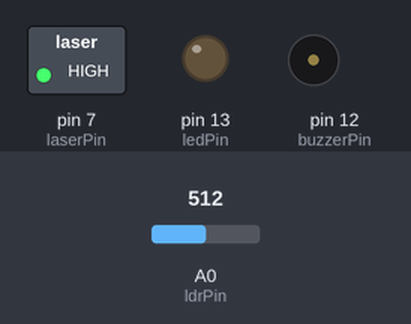
Recording of a sketch running on a simulated Arduino Uno, built with avr-gcc and run on an emulated ATmega328P. Shown: switched loads named in the sketch (green lamp = pin HIGH), output pins drawn as LEDs (lit = HIGH), buzzer (waves = sounding). Dashed ring = blinking. The test bench sets the inputs (shaded band); at power-on: A0 (ldrPin) = 512. Pins used as bus, display or sensor lines are not drawn.

Above: at 6.27 s.
6.3 s: A0 (ldrPin) set to 481
At 11.8 s:
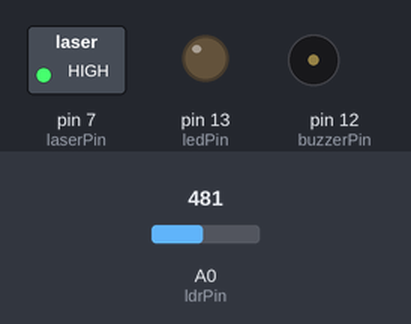
12.7 s: A0 (ldrPin) set to 510
At 12.89 s:
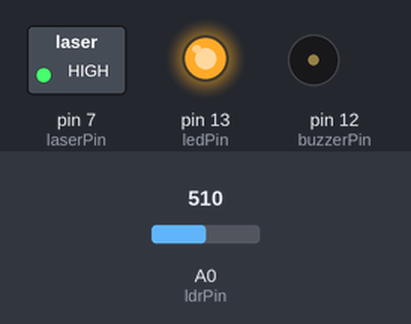
24.2 s: A0 (ldrPin) set to 490
At 24.63 s:
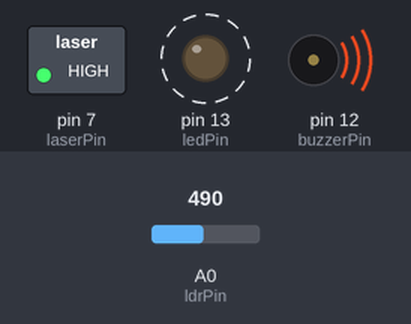
30.6 s: A0 (ldrPin) set to 511
At 30.79 s:
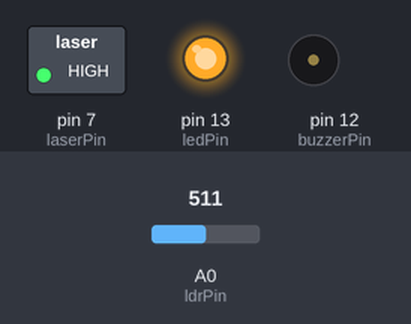
Timing chart, 0 to 38.0 s (numbered marks = the images above; inputs shaded):
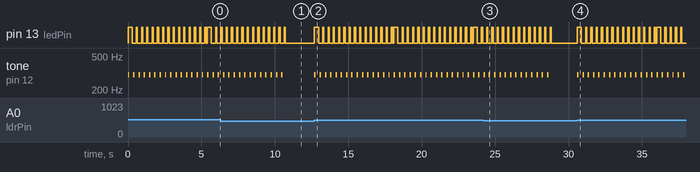

Measured:
- the behaviour switches between 500 and 499 on A0 (ldrPin) (found by bisection; images 0 and 1)
- after the input at 6.3 s, pin 13 (ledPin): goes on until 10.7 s, then stays LOW; tone on pin 12 (buzzerPin): goes on until 10.5 s, then stays silent
- after the input at 12.7 s, pin 13 (ledPin): LOW → HIGH at once, then moves between LOW and HIGH, repeating every 5.4 s; tone on pin 12 (buzzerPin): alternates 300 Hz for 0.10 s and silent for 0.26 s, starting at once
- after the input at 24.2 s, pin 13 (ledPin): goes on until 28.8 s, then stays LOW; tone on pin 12 (buzzerPin): goes on until 28.6 s, then stays silent
- after the input at 30.6 s, pin 13 (ledPin): goes HIGH 0.28 s, 14 × (LOW 0.28 s, HIGH 0.08 s), LOW 0.08 s, HIGH 0.28 s, 4 × (LOW 0.28 s, HIGH 0.08 s), then LOW, starting at once; tone on pin 12 (buzzerPin): alternates 300 Hz for 0.10 s and silent for 0.26 s, starting at once
- by itself, tone on pin 12 (buzzerPin): alternates 300 Hz for 0.10 s and silent for 0.26 s

The sketch:

Laser_Security_alarm_with_arduino_code.ino
```cpp
// Define the pins used for the LED, buzzer, LDR and laser module
const int ledPin = 13;
const int buzzerPin = 12;
const int ldrPin = A0;
const int laserPin = 7;

void setup () {
  // Initialize serial communication at 9600 baud rate
  Serial.begin(9600);

  // Set the pin modes for the LED, buzzer, LDR and laser module
  pinMode(ledPin, OUTPUT);
  pinMode(buzzerPin, OUTPUT);
  pinMode(ldrPin, INPUT);
  pinMode( laserPin , OUTPUT);

  // Turn on the laser module
  digitalWrite( laserPin , HIGH);
}

void loop() {
  // Read the status of the LDR
  int ldrStatus = analogRead(ldrPin);

  // If LDR status is above 500 (i.e. it's bright), activate the alarm
  if (ldrStatus >= 500) {
    // Turn on the LED
    digitalWrite(ledPin, HIGH);

    // Play the alarm sound and blink the LED
    for (int i = 0; i < 15; i++) {
      // Turn on the buzzer and play a tone at 300Hz
      digitalWrite(buzzerPin, HIGH);
      tone(buzzerPin, 300);
      delay(100);

      // Turn off the buzzer and stop the tone
      digitalWrite(buzzerPin, LOW);
      noTone(buzzerPin);
      delay(100);

      // Blink the LED on and off
      digitalWrite(ledPin, HIGH);
      delay(80);
      digitalWrite(ledPin, LOW);
      delay(80);
    }

    // Turn off the LED
    digitalWrite(ledPin, LOW);
  }
}
```
